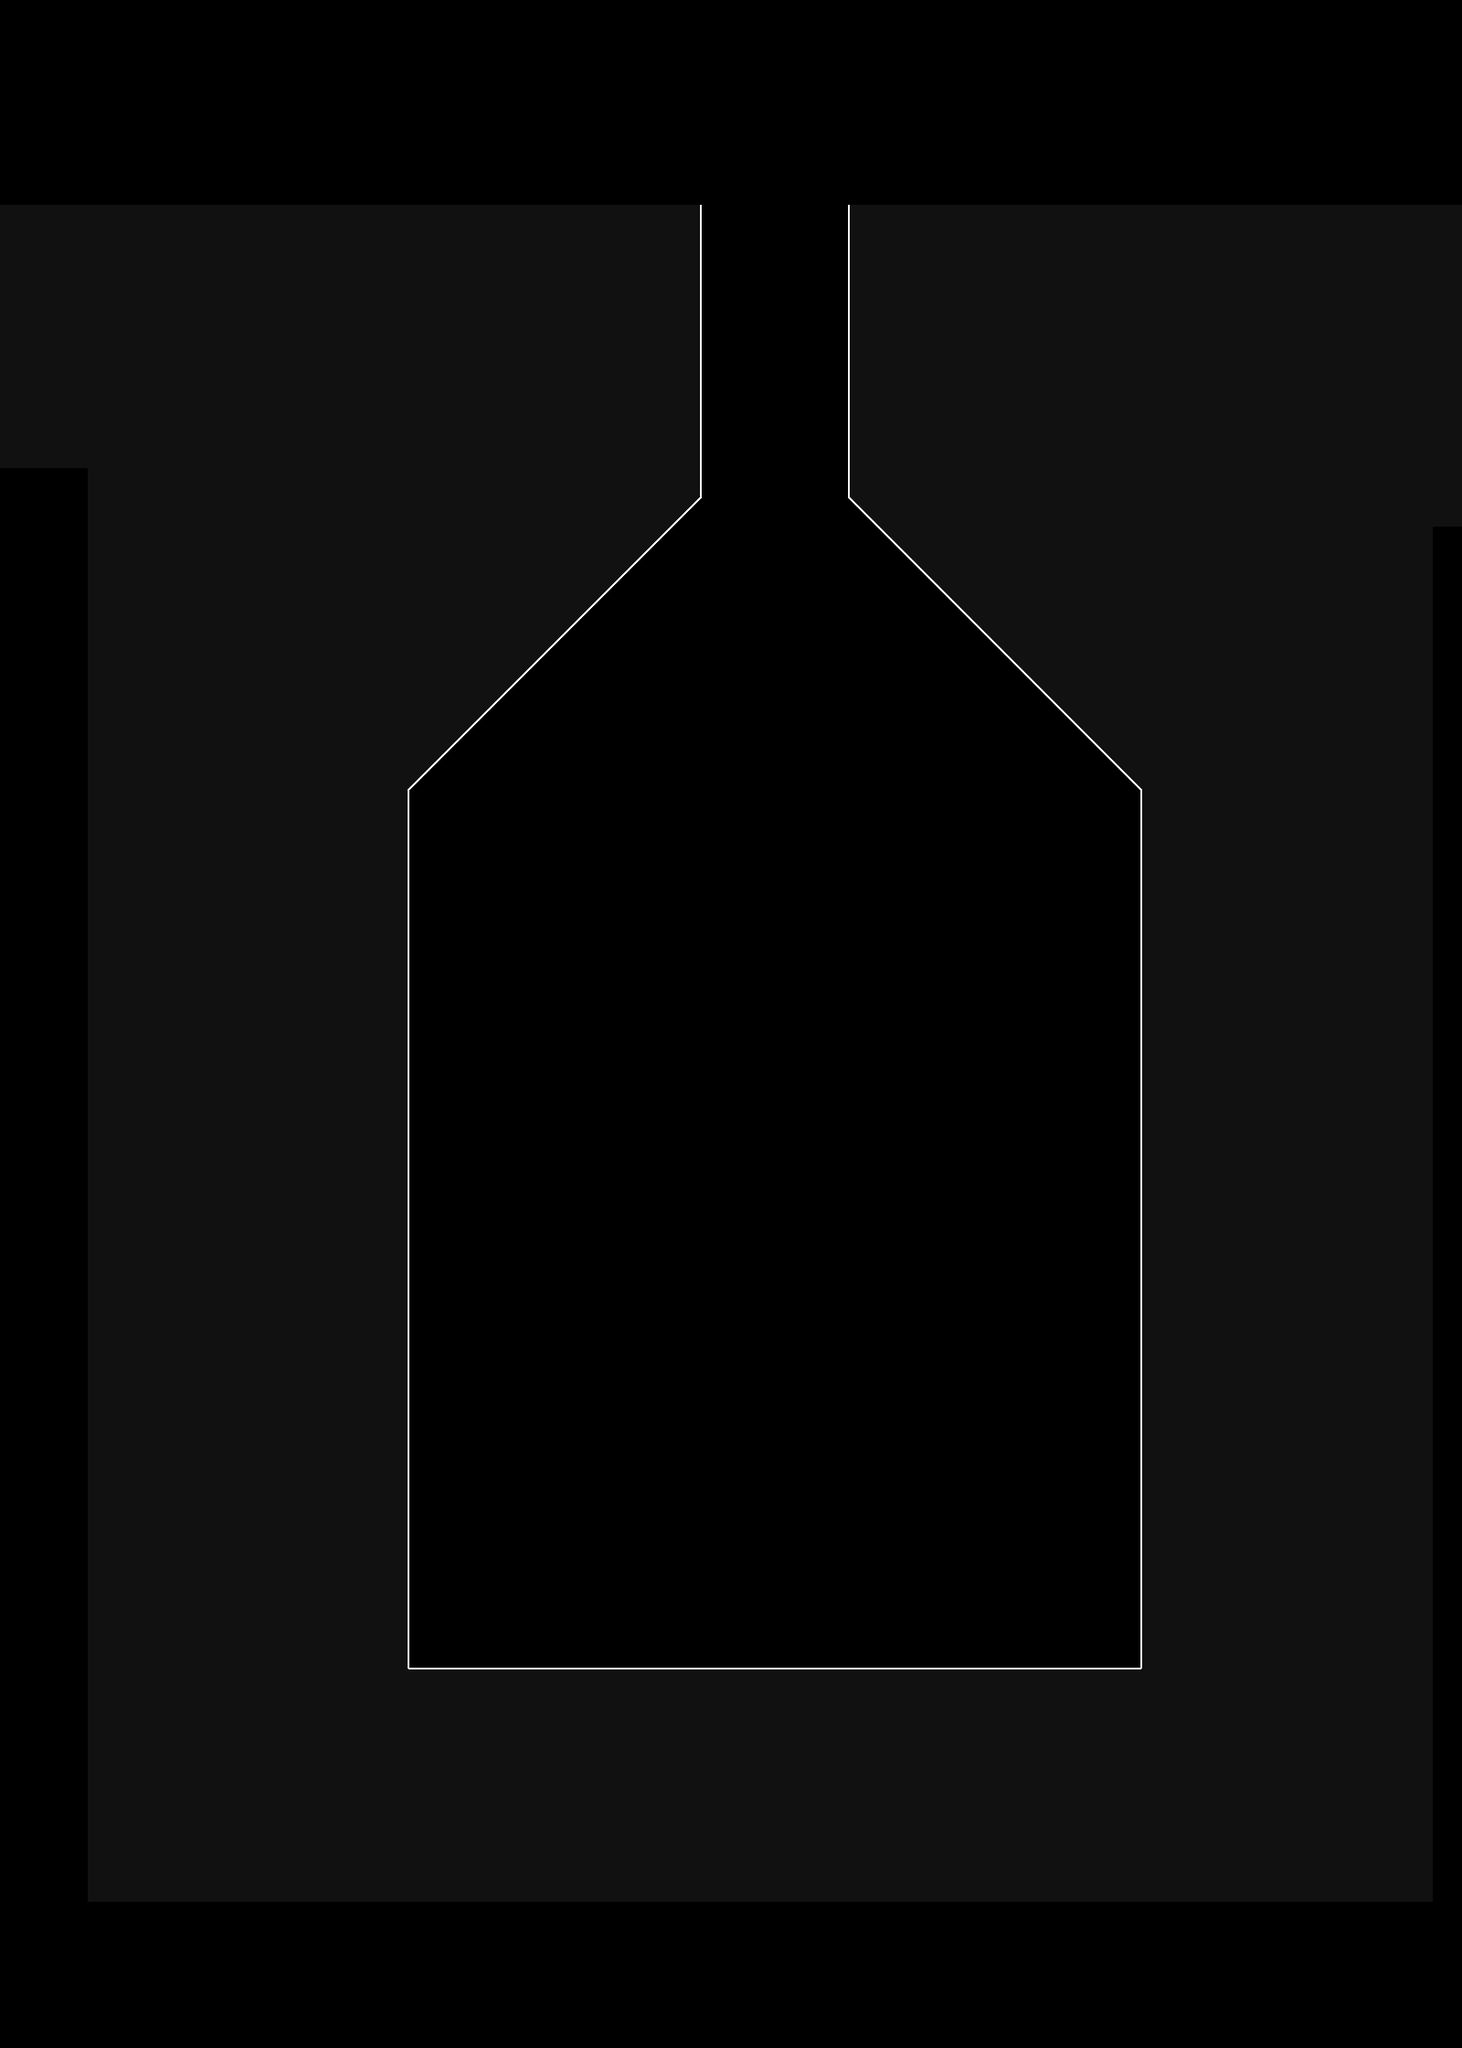

This is a level from a 2D game, rendered from its Tiled map with the project's own tilesets. A one-line summary and the map file follow, with tile-layer data summarised:
An orthogonal 50x70 tile map with 32x32 px tiles, 1 tile layer (Tile Layer 1) and 13 objects (2x Bounds, 2x Multitrigger, 2x Current, Dropthrough, Start, ...).

<map version="1.8" tiledversion="1.8.4" orientation="orthogonal" renderorder="right-down" compressionlevel="0" width="50" height="70" tilewidth="32" tileheight="32" infinite="0" nextlayerid="4" nextobjectid="14">
 <properties>
  <property name="music" value="EXTRA_ROOM" />
  <property name="startUI" value="NOISELESS SEA,EMPTY,SCRAP" />
 </properties>
 <tileset firstgid="1" source="main_0.tsx" />
 <layer id="1" name="Tile Layer 1" width="50" height="70">
  <data>[3500 cells, 1766 non-empty, 10 distinct tile ids]</data>
 </layer>
 <objectgroup id="2" name="collision-layer">
  <object id="1" x="768" y="224">
   <polyline points="0,0 0,320 -320,640 -320,1600 480,1600 480,640 160,320 160,0 0,0" />
  </object>
 </objectgroup>
 <objectgroup id="3" name="event-layer">
  <object id="13" name="Dropthrough" type="Dropthrough" x="768" y="536" width="160" height="8" />
  <object id="2" name="Start" type="Start" x="832" y="448" width="32" height="32">
   <properties>
    <property name="startId" value="start0" />
    <property name="triggeredId" value="" />
    <property name="triggeringId" value="playerstart" />
   </properties>
  </object>
  <object id="3" name="Sensor" type="Sensor" x="768" y="224" width="160" height="96">
   <properties>
    <property name="triggeredId" value="" />
    <property name="triggeringId" value="warp0" />
   </properties>
  </object>
  <object id="4" name="Warp" type="Warp" x="832" y="128" width="32" height="32">
   <properties>
    <property name="level" value="NOISELESSSEA3" />
    <property name="startId" value="start2" />
    <property name="triggeredId" value="warp0" />
   </properties>
  </object>
  <object id="5" name="Bounds" type="Bounds" x="352" y="320" width="32" height="32">
   <properties>
    <property name="left" type="bool" value="true" />
    <property name="spectator" type="bool" value="true" />
    <property name="triggeredId" value="bounds2" />
    <property name="up" type="bool" value="true" />
   </properties>
  </object>
  <object id="6" name="Bounds" type="Bounds" x="1312" y="1920" width="32" height="32">
   <properties>
    <property name="down" type="bool" value="true" />
    <property name="right" type="bool" value="true" />
    <property name="spectator" type="bool" value="true" />
    <property name="triggeredId" value="bounds1" />
   </properties>
  </object>
  <object id="7" name="Multitrigger" type="Multitrigger" x="128" y="64" width="32" height="32">
   <properties>
    <property name="triggeredId" value="playerstart" />
    <property name="triggeringId" value="bounds1,bounds2" />
   </properties>
  </object>
  <object id="8" name="Prefab" type="PrefabSpawnerUnlock" x="800" y="1728" width="96" height="96">
   <properties>
    <property name="name" value="ABYSSAL_INSIGNIA" />
    <property name="prefabId" value="SpawnerUnlock" />
    <property name="triggeredId" value="unlock1" />
    <property name="triggeringId" value="" />
    <property name="type" value="ARTIFACT" />
   </properties>
  </object>
  <object id="9" name="Timer" type="Timer" x="128" y="128" width="32" height="32">
   <properties>
    <property name="interval" type="float" value="0" />
    <property name="triggeredId" value="startTimer" />
    <property name="triggeringId" value="onceAtStart" />
   </properties>
  </object>
  <object id="10" name="Multitrigger" type="Multitrigger" x="192" y="128" width="32" height="32">
   <properties>
    <property name="triggeredId" value="onceAtStart" />
    <property name="triggeringId" value="startTimer,unlock1" />
   </properties>
  </object>
  <object id="11" name="Current" type="Current" x="448" y="1248" width="128" height="384">
   <properties>
    <property name="currentX" type="float" value="0" />
    <property name="currentY" type="float" value="8" />
   </properties>
  </object>
  <object id="12" name="Current" type="Current" x="1120" y="864" width="128" height="384">
   <properties>
    <property name="currentX" type="float" value="0" />
    <property name="currentY" type="float" value="8" />
   </properties>
  </object>
 </objectgroup>
</map>
